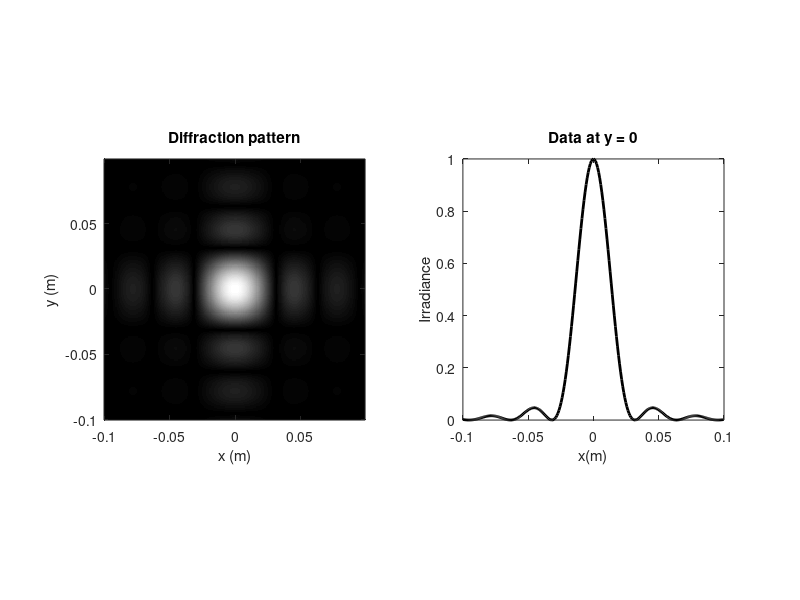

This figure's MATLAB source:
close all; clc
%% =====================================================================================================
% Parameters to be modified


L      = 0.2;       % lateral size of detector (m)
z      = 50;        % propagation distance to detector (m)
w      = 1e-3;      % width of the rectangular aperture (m)
lambda = 635e-9;    % wavelength (m)





% XXXXXXXXXXXXXXXXXXXXXXXXXXXXXXXXXXXXXXXXXXXXXXXXXXXXXXXXXXXXXXXXXXXXXXXXXXXXXXXXXXXXXXXXXXXXXXXXXXXXX
%
%                             DO NOT MODIFY THE SCRIPT BEYOND THIS POINT
%
% XXXXXXXXXXXXXXXXXXXXXXXXXXXXXXXXXXXXXXXXXXXXXXXXXXXXXXXXXXXXXXXXXXXXXXXXXXXXXXXXXXXXXXXXXXXXXXXXXXXXX



%% =====================================================================================================
% Process data

M  = 250;   % # samples
dx = L/M;   % sample interval
w = w/2;    % transform into hafl-width

% generate grid of points
x     = -L/2:dx:L/2-dx; 
y     = x; 
[X,Y] = meshgrid(x,y);

% define parameters
k  = 2*pi/lambda;   
lz = lambda*z;

% irradiance
I2 = (4*w^2/lz)^2.* (sinc(2*w/lz*X).* sinc(2*w/lz*Y)).^2;

%% =====================================================================================================
% Plot data

figure('Color','w','Position',[250 250 750 350])

% irradiance image
subplot(1,2,1)
imagesc(x,y,nthroot(I2,2)/max(max(nthroot(I2,2))))
title('Diffraction pattern')
xlabel('x (m)')
ylabel('y (m)')
colormap gray
axis square
axis xy

% x-axis profile
subplot(1,2,2)
plot(x,I2(M/2+1,:)/max(I2(M/2+1,:)),'k','LineWidth',2)
xlabel('x(m)')
ylabel('Irradiance')
title('Data at y = 0')
axis square
axis xy




